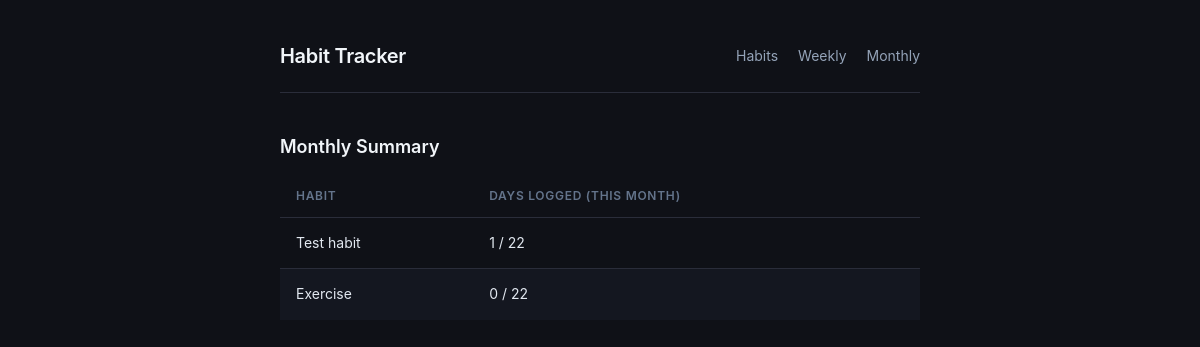
The page /monthly on the database as committed earlier.
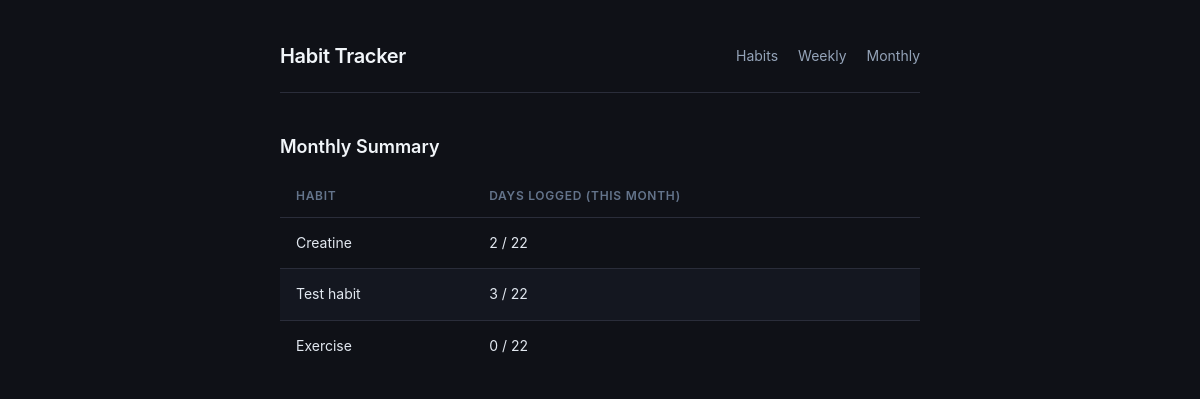
The same page on the database as committed later.
### tables this page shows
CREATE TABLE habits (
            id INTEGER PRIMARY KEY AUTOINCREMENT,
            name TEXT NOT NULL UNIQUE,
            created_at DATE DEFAULT (DATE('now'))
        );

### app.py (the view)
@app.route("/monthly")
def monthly_summary():
    summary = get_monthly_summary()
    return render_template("monthly.html", summary=summary)

### database.py (called while the page is built)
def get_connection():
    conn = sqlite3.connect(DB_NAME)
    conn.row_factory = sqlite3.Row
    return conn

def get_monthly_summary():
    conn = get_connection()
    today = date.today()
    month_start = today.replace(day=1)
    days_in_month = (today - month_start).days + 1
    habits = conn.execute("SELECT * FROM habits ORDER BY created_at DESC").fetchall()
    summary = []
    for habit in habits:
        count = conn.execute(
            "SELECT COUNT(*) FROM logs WHERE habit_id = ? AND logged_date BETWEEN ? AND ?",
            (habit["id"], month_start.isoformat(), today.isoformat())
        ).fetchone()[0]
        summary.append({"name": habit["name"], "count": count, "out_of": days_in_month})
    conn.close()
    return summary

### templates/monthly.html (shortened to what this page needs)
{% extends "base.html" %}
{% block content %}
<h2>Monthly Summary</h2>
{% if summary %}
<table>
    <thead>
        <tr>
            <th>Habit</th>
            <th>Days logged (this month)</th>
        </tr>
    </thead>
    <tbody>
        {% for row in summary %}
        <tr>
            <td>{{ row["name"] }}</td>
            <td>{{ row["count"] }} / {{ row["out_of"] }}</td>
        </tr>
        {% endfor %}
    </tbody>
</table>
{% else %}
<p class="empty">No habits yet. <a href="/">Add some!</a></p>
{% endif %}
{% endblock %}

Rows that differ between the two databases and show on the page:
added habits: name "Creatine", count "2", out_of "22"
computed for habits "Test habit": count "1" → "3"
